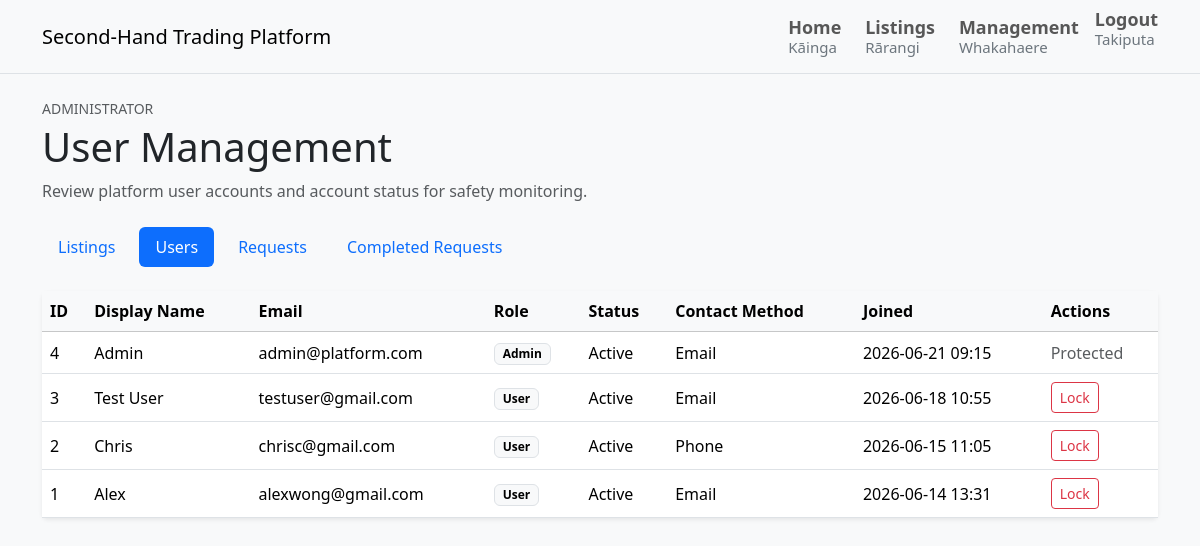
Screenshot of /admin/users (signed in) with the database file from the repository.
### tables this page shows
CREATE TABLE users (
    id INTEGER PRIMARY KEY AUTOINCREMENT,
    display_name TEXT NOT NULL,
    full_name TEXT NOT NULL,
    date_of_birth TEXT NOT NULL,
    email TEXT NOT NULL UNIQUE,
    phone_number TEXT,
    preferred_contact_method TEXT NOT NULL,
    password_hash TEXT NOT NULL,
    role TEXT NOT NULL DEFAULT 'user',
    is_locked INTEGER NOT NULL DEFAULT 0,
    bio TEXT,
    created_at TEXT NOT NULL
);

### routes/admin_routes.py (the view)
@admin_bp.get("/admin/users")
@admin_required
def view_users() -> str:
    return render_template(
        "admin/users.html",
        users=admin_service.get_admin_users(),
    )

### models/db.py (called while the page is built)
def get_db() -> sqlite3.Connection:
    return DatabaseManager().get_connection()

    def __new__(cls):
        if cls._instance is None:
            cls._instance = super().__new__(cls)
        return cls._instance

    def get_connection(self) -> sqlite3.Connection:
        if "db" not in g:
            g.db = sqlite3.connect(current_app.config["DATABASE_PATH"])
            g.db.row_factory = sqlite3.Row
        return g.db

    def close_connection(self) -> None:
        db = g.pop("db", None)
        if db is not None:
            db.close()

### services/admin_service.py (called while the page is built)
    def get_admin_users(self) -> List[Dict[str, Any]]:
        db = get_db()
        users = db.execute(
            """
            SELECT
                id,
                display_name,
                email,
                role,
                is_locked,
                preferred_contact_method,
                created_at
            FROM users
            ORDER BY created_at DESC, id DESC
            """
        ).fetchall()
        return [self._serialize_admin_user(row) for row in users]

    @staticmethod
    def _serialize_admin_user(row) -> Dict[str, Any]:
        user = dict(row)
        user["role_label"] = str(user["role"]).title()
        user["preferred_contact_method_label"] = str(user["preferred_contact_method"]).title()
        user["account_status_label"] = "Locked" if user["is_locked"] else "Active"
        user["created_at_label"] = str(user["created_at"]).replace("T", " ")[:16]
        return user

### templates/admin/users.html (shortened to what this page needs)
{% extends "base.html" %}
{% block content %}
<section class="mb-4">
    <p class="text-uppercase small text-muted mb-1">Administrator</p>
    <h1 class="mb-2">User Management</h1>
    <p class="text-muted mb-0">
        Review platform user accounts and account status for safety monitoring.
    </p>
</section>
{% set active_section = 'users' %}
{% include "admin/_management_nav.html" %}
{% if users %}
    <div class="card border-0 shadow-sm">
        <div class="table-responsive">
            <table class="table align-middle mb-0">
                <thead class="table-light">
                    <tr>
                        <th scope="col">ID</th>
                        <th scope="col">Display Name</th>
                        <th scope="col">Email</th>
                        <th scope="col">Role</th>
                        <th scope="col">Status</th>
                        <th scope="col">Contact Method</th>
                        <th scope="col">Joined</th>
                        <th scope="col">Actions</th>
                    </tr>
                </thead>
                <tbody>
                    {% for user in users %}
                        <tr>
                            <td>{{ user.id }}</td>
                            <td>{{ user.display_name }}</td>
                            <td>{{ user.email }}</td>
                            <td>
                                <span class="badge text-bg-light border">
                                    {{ user.role_label }}
                                </span>
                            </td>
                            <td>{{ user.account_status_label }}</td>
                            <td>{{ user.preferred_contact_method_label }}</td>
                            <td>{{ user.created_at_label }}</td>
                            <td>
                                {% if user.role == "admin" %}
                                    <span class="text-muted">Protected</span>
                                {% else %}
                                    <form
                                        action="{{
                                            url_for(
                                                'admin.lock_user_account',
                                                user_id=user.id
                                            )
                                        }}"
                                        method="post"
                                        class="d-inline"
                                        onsubmit="return confirm('Lock this user account?')"
                                    >
                                        <button
                                            type="submit"
                                            class="btn btn-outline-danger btn-sm"
                                        >
                                            Lock
                                        </button>
                                    </form>
                                {% endif %}
                            </td>
                        </tr>
                    {% endfor %}
                </tbody>
            </table>
        </div>
    </div>
{% endif %}
{% endblock %}

### static/css/main.css (style rules this page uses)
body { background-color: #f8f9fa; }

### rows the page displays
users: id "4", display_name "Admin", email "admin@platform.com", role_label "Admin", account_status_label "Active", preferred_contact_method_label "Email", created_at_label "2026-06-21 09:15", role "Protected"
users: id "3", display_name "Test User", email "testuser@gmail.com", role_label "User", account_status_label "Active", preferred_contact_method_label "Email", created_at_label "2026-06-18 10:55"
users: id "2", display_name "Chris", email "chrisc@gmail.com", role_label "User", account_status_label "Active", preferred_contact_method_label "Phone", created_at_label "2026-06-15 11:05"
users: id "1", display_name "Alex", email "alexwong@gmail.com", role_label "User", account_status_label "Active", preferred_contact_method_label "Email", created_at_label "2026-06-14 13:31"
